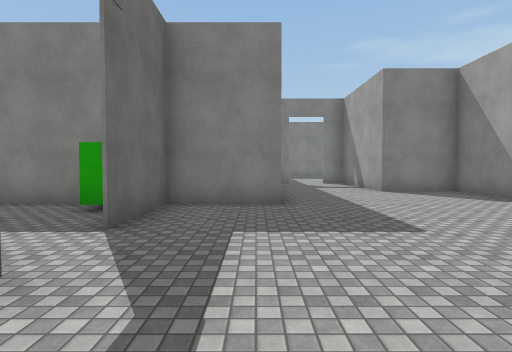
View 1 (above)

18 first-person views from a walk through a Unity game level. The camera is 1.5 m above the floor, tilts 2° down and sees 80° across. Doors are open. The floor is counted in squares, 2 m on a side. Each view is taken from the middle of a square. On the plan, view 1 faces up. The plan holds only what a view shows up to about 10 squares ahead; the rest is blank. The place goes on beyond the plan. Surface patterns are stand-ins for the level's own textures.

View 2
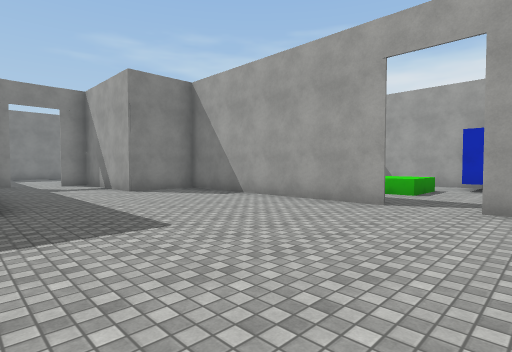

View 3
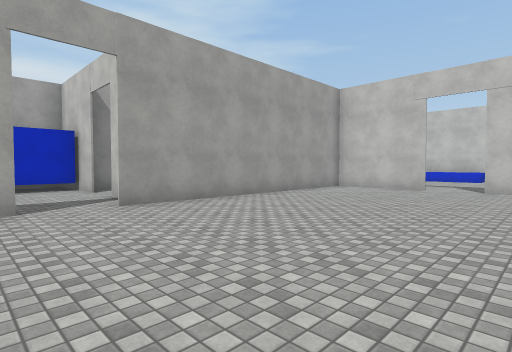

View 4
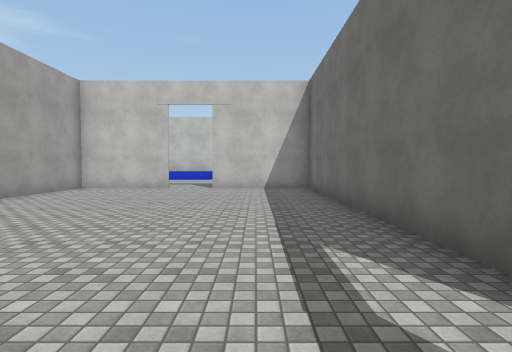

View 5
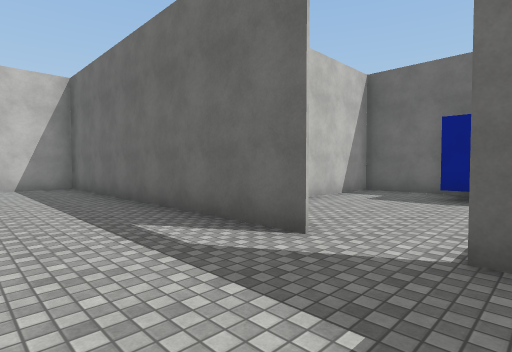

View 6
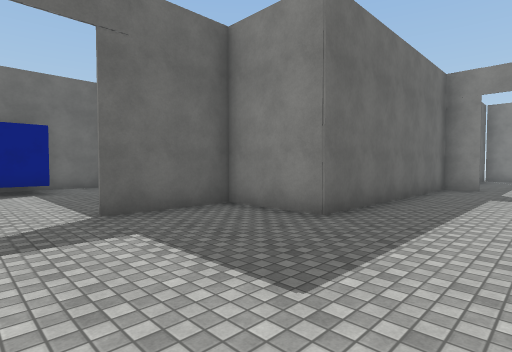

View 7
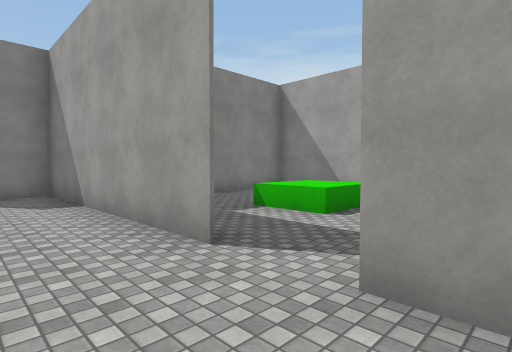

View 8
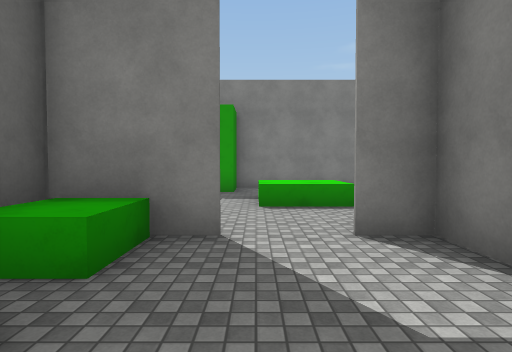

View 9
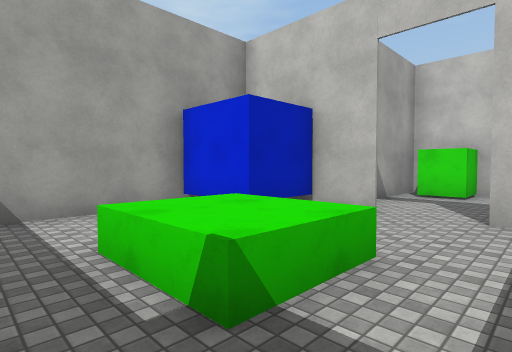

View 10
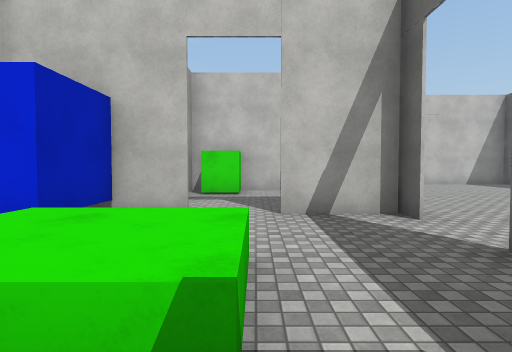

View 11
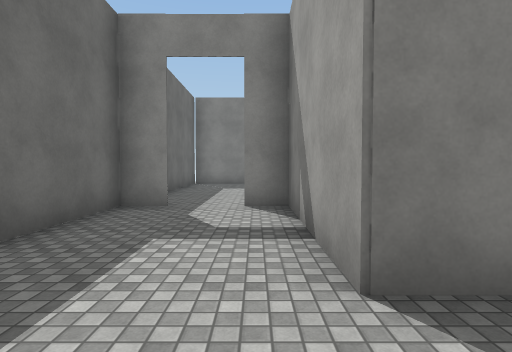

View 12
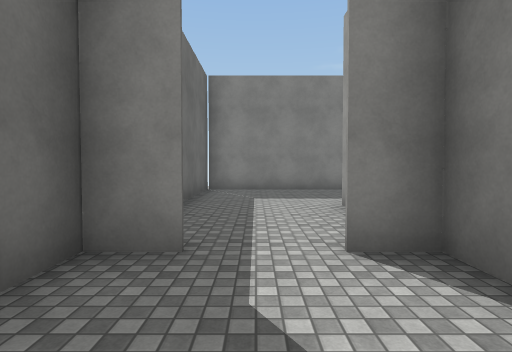

View 13
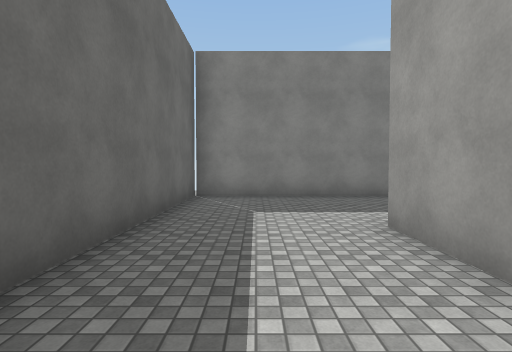

View 14
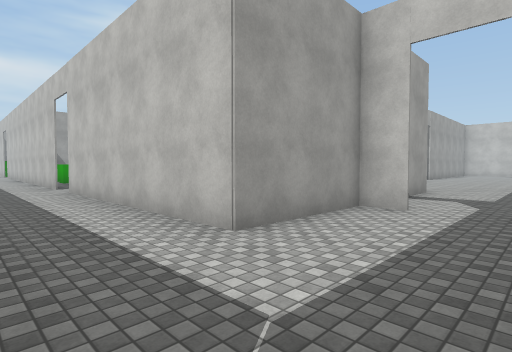

View 15
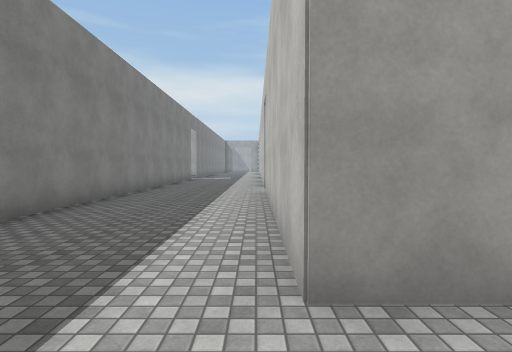

View 16
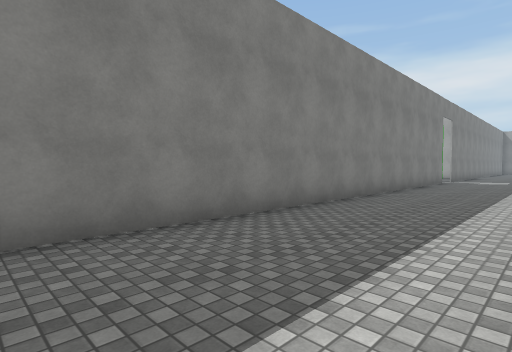

View 17
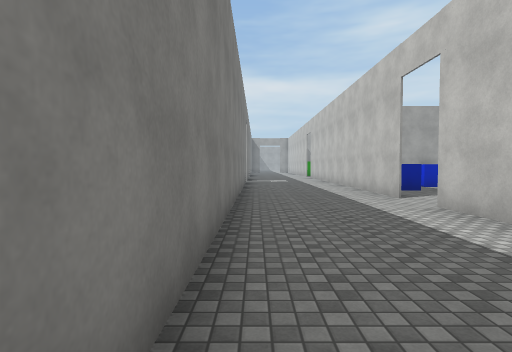

View 18
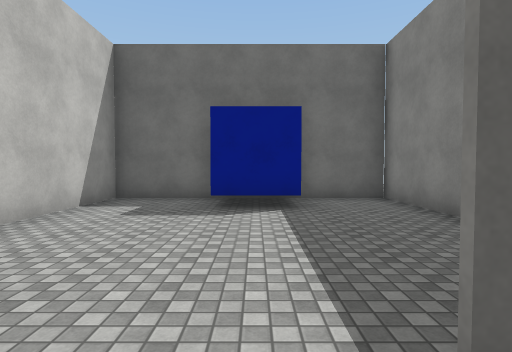

### Floor plan
Points are (right, up) in squares from view 1. A wall is a line through its corners. A room is listed if a view was taken in it or the views show most of it. See-through windows are left out.
Room 1 (views 1, 2, 3, 4, 5, 6, 7, 11, 12, 13, 18)
walls: (-1.7, 2.1) (-1.7, -7) (1.5, -7); (5.7, 2.2) (5.7, 8.7) (3.6, 8.7) (3.6, 12.9); (2.8, -7) (5.7, -7) (5.7, 0.9); (1.4, 12.6) (0.5, 12.6); (3.6, 12.6) (2.8, 12.6); (0.5, 12.9) (0.5, 6) (-1.7, 6) (-1.7, 3.5)
ways out: open door at (6, 1.5) to room 3; open door at (2, 13) to room 4; open door at (-2, 2.5) to room 5; open door at (2, -7)
objects: green cube (-3, 5) to (-2, 5); green block (6, -1) to (7, 0)
Room 2 (view 8)
walls: (7.6, 0.2) (6.5, 0.2); (7.2, -4.1) (8.4, -4.1); (9.9, -4.1) (9.9, 0.2) (9, 0.2)
ways out: open door at (8.5, 0) to room 3
objects: green block (9, -4) to (9, -3)
Room 3 (views 9, 10)
walls: (11.2, 6.9) (7.4, 6.9) (7.4, 5.8); (9, 0.3) (11.4, 0.3); (10.2, 0.4) (10.2, 2) (12, 2); (12, 0.9) (12, 6.1); (6.5, 0.3) (7.6, 0.3)
low walls: (9.9, 2.5) (8.1, 2.5) (8.1, 4.1) (9.9, 4.1)
ways out: open door at (6, 1.5) to room 1; open door at (8.5, 0) to room 2
Room 4 (views 14, 15, 16, 17)
walls: (3.6, 12.9) (3.6, 15.7) (10.5, 15.7); (2.8, 12.7) (3.6, 12.7); (13.6, 19.4) (0.5, 19.4) (0.5, 12.9)
ways out: open door at (2, 13) to room 1; opening at (12.5, 17.5); open door at (11.5, 16)
Room 5 (no view inside)
walls: (-6.3, 3.9) (-6.3, 2.1); (-8, 2.2) (-8, -0.2) (-4.8, -0.2); (-3.4, 6) (-8, 6) (-8, 3)
ways out: open door at (-2, 2.5) to room 1

Where each view was taken, in squares from view 1:
view 1: 0 up, 0 right, facing up
view 2: 0 up, 0 right, facing up-right
view 3: 3 up, 0 right, facing down-right
view 4: 3 up, 0 right, facing down
view 5: 4 up, 1 right, facing down-left
view 6: 2 up, 3 right, facing up-left
view 7: 0 up, 4 right, facing up-right
view 8: 3 down, 8 right, facing up
view 9: 5 up, 7 right, facing down-right
view 10: 5 up, 8 right, facing down
view 11: 7 up, 3 right, facing up
view 12: 10 up, 2 right, facing up
view 13: 12 up, 2 right, facing up
view 14: 18 up, 1 right, facing down-right
view 15: 16 up, 2 right, facing right
view 16: 16 up, 4 right, facing up-right
view 17: 19 up, 5 right, facing right
view 18: 3 up, 1 left, facing left
